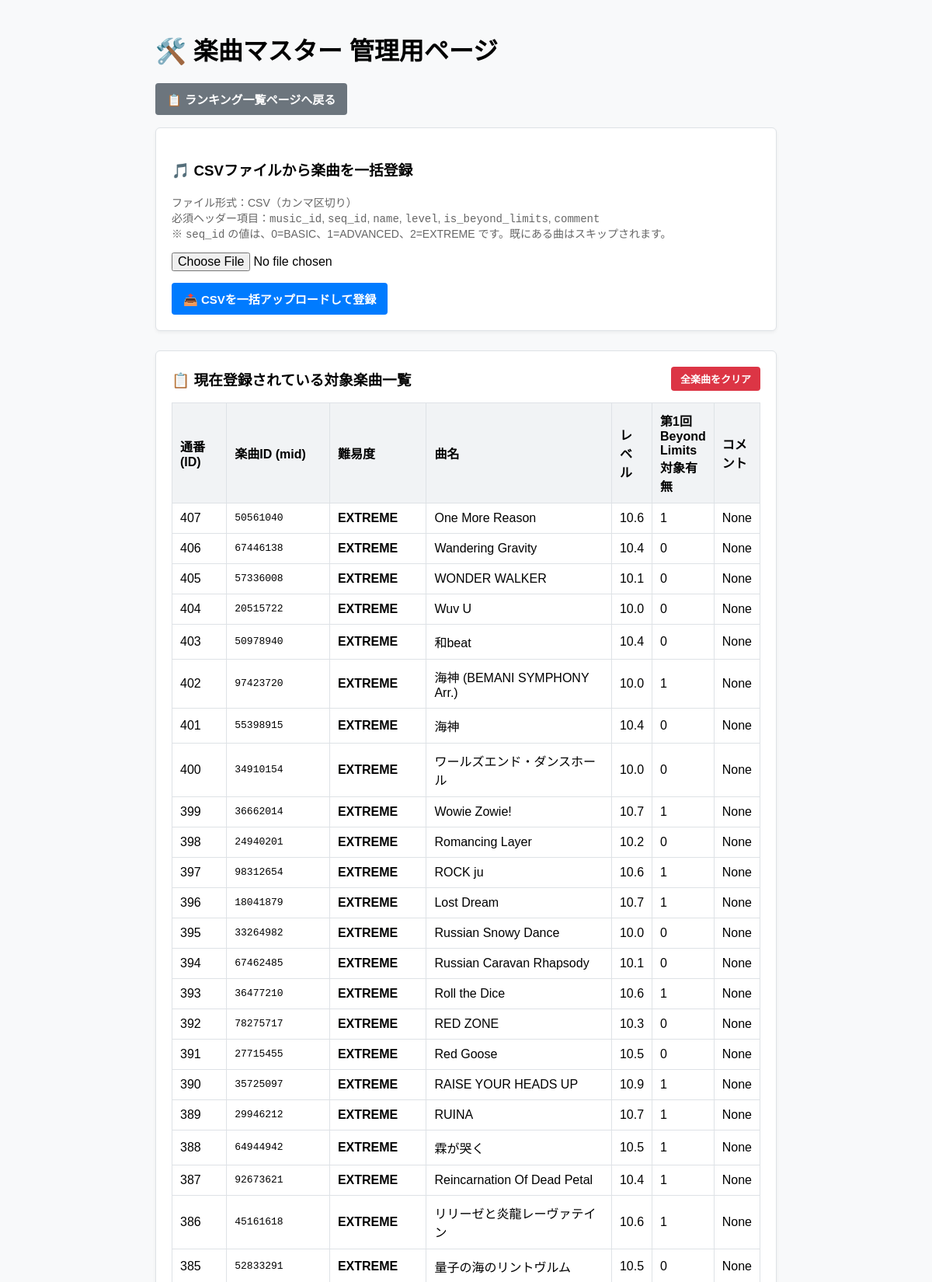
The page /admin (upper part) on the database its author committed.
### app/database.py (models this page shows)
class JubeatMusicMaster(db.Model):
    id = db.Column(db.Integer, primary_key=True)
    music_id = db.Column(db.String(50), nullable=False)                     # 楽曲ID (mid)
    seq_id = db.Column(db.Integer, nullable=False)                          # 難易度 (0, 1, 2)
    name = db.Column(db.String(100))                                        # 曲名
    level = db.Column(db.Float)                                             # レベル
    is_beyond_limits = db.Column(db.Integer, nullable=False, default=0)     # 第1回Beyond Limitsの対象曲かどうか(非対象曲:0, 対象曲:1)
    comment = db.Column(db.String(100))                                     # コメント

### app/routes/admin.py (the view, shortened to what this page needs)
@admin_bp.route('/admin', methods=['GET', 'POST'])
def admin_page():
    current_masters = JubeatMusicMaster.query.order_by(JubeatMusicMaster.id.desc()).all()
    diff_labels = {0: "BASIC", 1: "ADVANCED", 2: "EXTREME"}
    return render_template('admin.html', current_masters=current_masters, diff_labels=diff_labels)

### app/templates/admin.html (shortened to what this page needs)
<!DOCTYPE html>
<html lang="ja">
<head>
</head>
<body>
    <div class="container">
        <h1>🛠️ 楽曲マスター 管理用ページ</h1>
        <p><a href="/" class="btn" style="background-color: #6c757d;">📋 ランキング一覧ページへ戻る</a></p>
        <div class="form-box">
            <h3>🎵 CSVファイルから楽曲を一括登録</h3>
            <p style="font-size: 14px; color: #666; margin-bottom: 15px;">
                ファイル形式：CSV（カンマ区切り）<br>
                必須ヘッダー項目：<code>music_id</code>, <code>seq_id</code>, <code>name</code>, <code>level</code>, <code>is_beyond_limits</code>, <code>comment</code><br>
                ※ <code>seq_id</code> の値は、0=BASIC、1=ADVANCED、2=EXTREME です。既にある曲はスキップされます。
            </p>
            <form action="/admin" method="post" enctype="multipart/form-data">
                <input type="file" name="file" accept=".csv" required style="font-size: 16px; margin-bottom: 15px;"><br>
                <button type="submit" class="btn">📤 CSVを一括アップロードして登録</button>
            </form>
        </div>
        <div class="form-box">
            <div style="display: flex; justify-content: space-between; align-items: center;">
                <h3 style="margin: 0;">📋 現在登録されている対象楽曲一覧</h3>
                <form action="/admin/clear_master" method="post" onsubmit="return confirm('本当にマスター楽曲をすべて削除しますか？（ランキングデータ自体は削除されません）');">
                    <button type="submit" class="btn btn-danger" style="padding: 6px 12px; font-size: 13px;">全楽曲をクリア</button>
                </form>
            </div>
            {% if current_masters %}
                <table>
                    <thead>
                        <tr>
                            <th style="width: 15%;">通番(ID)</th>
                            <th style="width: 30%;">楽曲ID (mid)</th>
                            <th style="width: 20%;">難易度</th>
                            <th style="width: 35%;">曲名</th>
                            <th style="width: 30%;">レベル</th>
                            <th style="width: 20%;">第1回Beyond Limits対象有無</th>
                            <th style="width: 35%;">コメント</th>
                        </tr>
                    </thead>
                    <tbody>
                        {% for m in current_masters %}
                        <tr>
                            <td>{{ m.id }}</td>
                            <td style="font-family: monospace;">{{ m.music_id }}</td>
                            <td><strong>{{ diff_labels.get(m.seq_id, "UNKNOWN") }}</strong></td>
                            <td>{{ m.name }}</td>
                            <td>{{ m.level }}</td>
                            <td>{{ m.is_beyond_limits }}</td>
                            <td>{{ m.comment }}</td>
                        </tr>
                        {% endfor %}
                    </tbody>
                </table>
            {% else %}
                <p style="color: #666; margin-top: 15px;">現在、登録されている楽曲はありません。上のフォームからCSVを読み込ませてください。</p>
            {% endif %}
        </div>
    </div>
</body>
</html>

### app/templates/admin.html (style rules this page uses)
body { font-family: sans-serif; margin: 40px; background-color: #f8f9fa; }
.container { max-width: 800px; margin: 0 auto; }
.btn { padding: 10px 15px; font-size: 15px; cursor: pointer; background-color: #007BFF; color: white; border: none; border-radius: 4px; font-weight: bold; text-decoration: none; display: inline-block; }
.btn-danger { background-color: #dc3545; }
.form-box { background: white; border: 1px solid #dee2e6; border-radius: 6px; padding: 20px; margin-bottom: 25px; box-shadow: 0 2px 4px rgba(0,0,0,0.05); }
table { border-collapse: collapse; width: 100%; margin-top: 15px; background: white; }
th, td { padding: 10px; text-align: left; border: 1px solid #dee2e6; }
th { background-color: #f1f3f5; }

### rows shown on the page
JubeatMusicMaster: id "407", music_id "50561040", get "EXTREME", name "One More Reason", level "10.6", is_beyond_limits "1", comment "None"
JubeatMusicMaster: id "406", music_id "67446138", get "EXTREME", name "Wandering Gravity", level "10.4", is_beyond_limits "0", comment "None"
JubeatMusicMaster: id "405", music_id "57336008", get "EXTREME", name "WONDER WALKER", level "10.1", is_beyond_limits "0", comment "None"
JubeatMusicMaster: id "404", music_id "20515722", get "EXTREME", name "Wuv U", level "10.0", is_beyond_limits "0", comment "None"
JubeatMusicMaster: id "403", music_id "50978940", get "EXTREME", name "和beat", level "10.4", is_beyond_limits "0", comment "None"
JubeatMusicMaster: id "402", music_id "97423720", get "EXTREME", name "海神 (BEMANI SYMPHONY Arr.)", level "10.0", is_beyond_limits "1", comment "None"
JubeatMusicMaster: id "401", music_id "55398915", get "EXTREME", name "海神", level "10.4", is_beyond_limits "0", comment "None"
JubeatMusicMaster: id "400", music_id "34910154", get "EXTREME", name "ワールズエンド・ダンスホール", level "10.0", is_beyond_limits "0", comment "None"
JubeatMusicMaster: id "399", music_id "36662014", get "EXTREME", name "Wowie Zowie!", level "10.7", is_beyond_limits "1", comment "None"
JubeatMusicMaster: id "398", music_id "24940201", get "EXTREME", name "Romancing Layer", level "10.2", is_beyond_limits "0", comment "None"
JubeatMusicMaster: id "397", music_id "98312654", get "EXTREME", name "ROCK ju", level "10.6", is_beyond_limits "1", comment "None"
JubeatMusicMaster: id "396", music_id "18041879", get "EXTREME", name "Lost Dream", level "10.7", is_beyond_limits "1", comment "None"
JubeatMusicMaster: id "395", music_id "33264982", get "EXTREME", name "Russian Snowy Dance", level "10.0", is_beyond_limits "0", comment "None"
JubeatMusicMaster: id "394", music_id "67462485", get "EXTREME", name "Russian Caravan Rhapsody", level "10.1", is_beyond_limits "0", comment "None"
JubeatMusicMaster: id "393", music_id "36477210", get "EXTREME", name "Roll the Dice", level "10.6", is_beyond_limits "1", comment "None"
JubeatMusicMaster: id "392", music_id "78275717", get "EXTREME", name "RED ZONE", level "10.3", is_beyond_limits "0", comment "None"
JubeatMusicMaster: id "391", music_id "27715455", get "EXTREME", name "Red Goose", level "10.5", is_beyond_limits "0", comment "None"
JubeatMusicMaster: id "390", music_id "35725097", get "EXTREME", name "RAISE YOUR HEADS UP", level "10.9", is_beyond_limits "1", comment "None"
JubeatMusicMaster: id "389", music_id "29946212", get "EXTREME", name "RUINA", level "10.7", is_beyond_limits "1", comment "None"
JubeatMusicMaster: id "388", music_id "64944942", get "EXTREME", name "霖が哭く", level "10.5", is_beyond_limits "1", comment "None"
JubeatMusicMaster: id "387", music_id "92673621", get "EXTREME", name "Reincarnation Of Dead Petal", level "10.4", is_beyond_limits "1", comment "None"
JubeatMusicMaster: id "386", music_id "45161618", get "EXTREME", name "リリーゼと炎龍レーヴァテイン", level "10.6", is_beyond_limits "1", comment "None"
JubeatMusicMaster: id "385", music_id "52833291", get "EXTREME", name "量子の海のリントヴルム", level "10.5", is_beyond_limits "0", comment "None"
